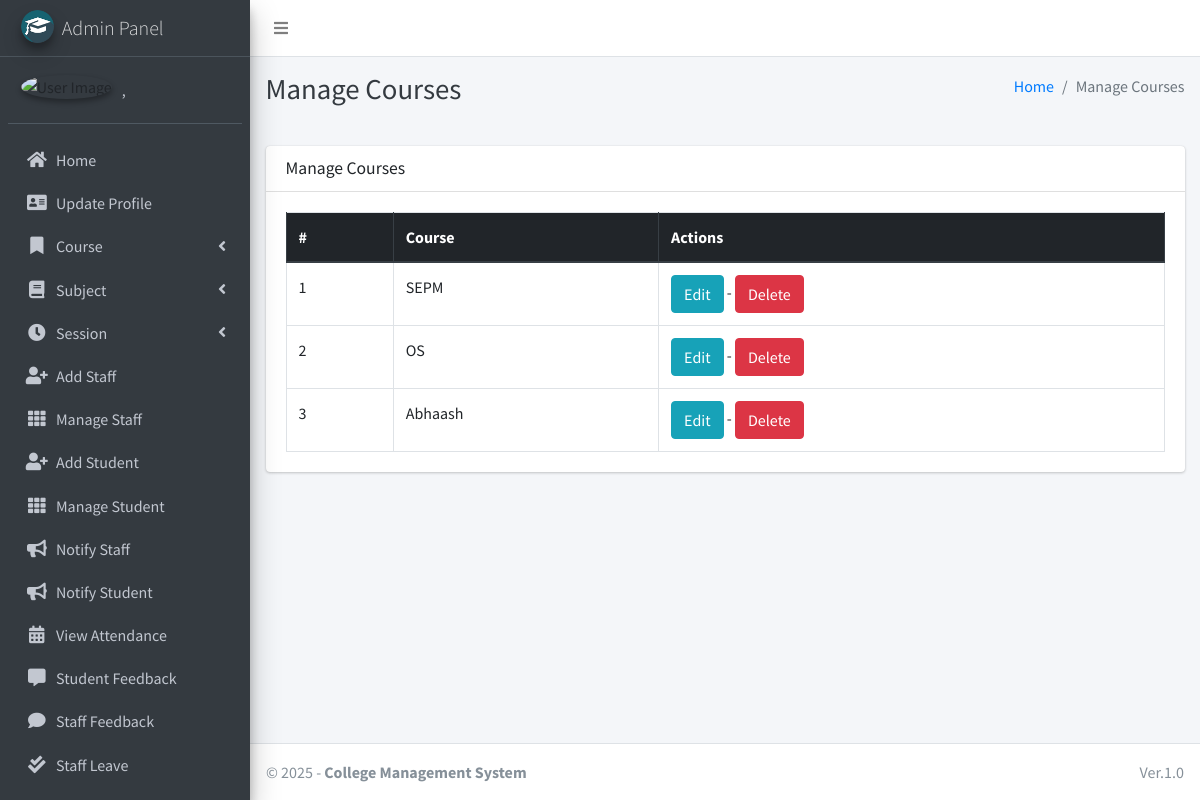
The app's page /course/manage/ (signed in), older data.
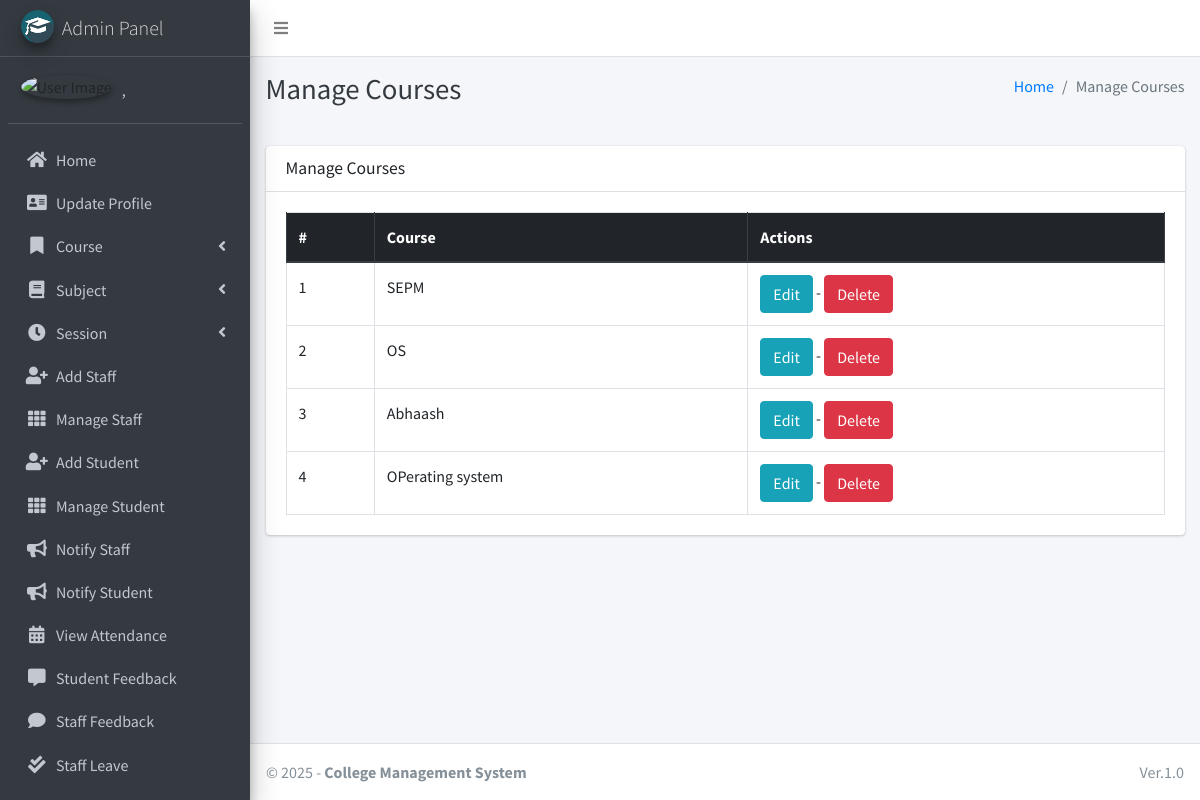
The same page, newer data.
### main_app/models.py (models this page shows, shortened)
class Course(models.Model):
    name = models.CharField(max_length=120)
    created_at = models.DateTimeField(auto_now_add=True)
    updated_at = models.DateTimeField(auto_now=True)

### main_app/hod_views.py (the view)
# urls.py: path("course/manage/", hod_views.manage_course, name='manage_course'),
def manage_course(request):
    courses = Course.objects.all()
    context = {
        'courses': courses,
        'page_title': 'Manage Courses'
    }
    return render(request, "hod_template/manage_course.html", context)

### main_app/models.py (called while the page is built)
    def __str__(self):
        return self.last_name + ", " + self.first_name

### main_app/templates/hod_template/manage_course.html
{% extends 'main_app/base.html' %}
{% load static %}
{% block page_title %}{{page_title}}{% endblock page_title %}
{% block content %}
<section class="content">
    <div class="container-fluid">
        <div class="row">
            <div class="col-md-12">
                <div class="card">
                    <div class="card-header">
                        <h3 class="card-title">{{page_title}}</h3>
                    </div>
                    <div class="card-body">
                        <table id="example2" class="table table-bordered table-hover">
                            <thead class="thead-dark">
                                <tr>
                                    <th>#</th>
                                    <th>Course</th>
                                    <th>Actions</th>
                                </tr>
                            </thead>
                            <tbody>
                                {% for course in courses %}
                                <tr>
                                    <td>{{ forloop.counter }}</td>
                                    <td>{{course.name}}</td>
                                    <td>
                                        <a href="{% url 'edit_course' course.id %}" class="btn btn-info">Edit</a> -
                                        <a href="{% url 'delete_course' course.id %}" onclick="return confirm('Are you sure you want to delete this course ?')" class="btn btn-danger">Delete</a>
                                    </td>
                                </tr>
                                {% endfor %}
                            </tbody>
                        </table>
                    </div>
                </div>
            </div>
        </div>
    </div>
</section>
{% endblock content %}

Row changes from the older to the newer data that the page shows:
added Course: name "OPerating system"
